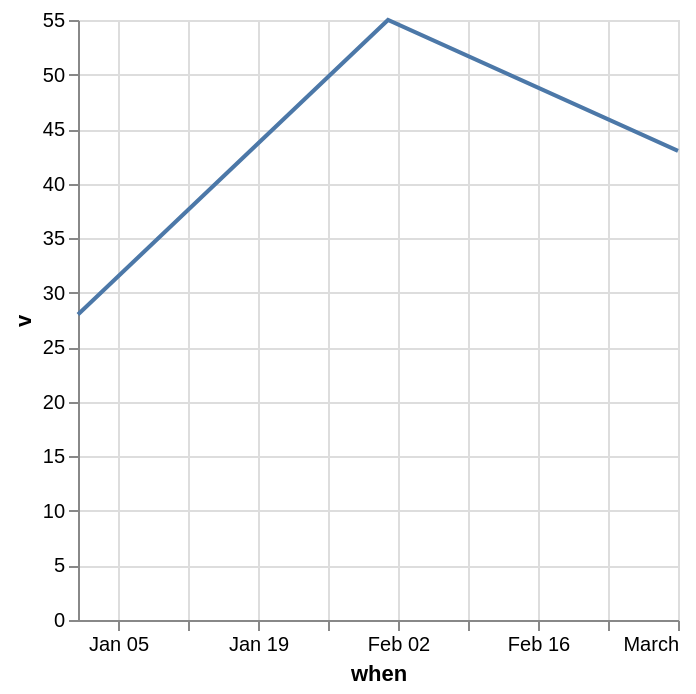

This figure's Vega-Lite source:
### Vega-Lite specification from a JSON file in a GitHub repository (floating-point values rounded to 4 significant figures)
{"$schema": "https://vega.github.io/schema/vega-lite/v6.json", "description": "A parse the specification stated over rows it wrote out, which is a formula and not the loader's work.", "data": {"values": [{"when": "01 Jan 2020", "v": 28}, {"when": "01 Feb 2020", "v": 55}, {"when": "01 Mar 2020", "v": 43}], "format": {"parse": {"when": "utc:'%d %b %Y'"}}}, "mark": "line", "encoding": {"x": {"field": "when", "type": "temporal"}, "y": {"field": "v", "type": "quantitative"}}}
